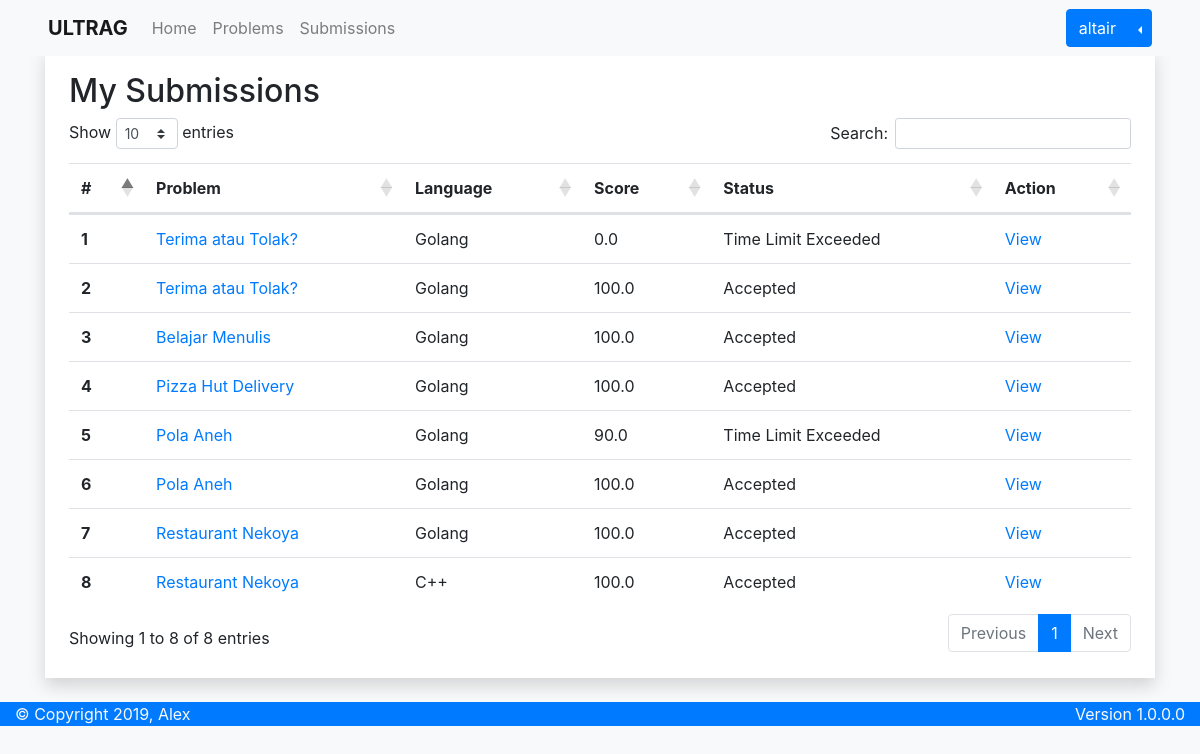
The page /submissions/my (signed in) on the database its author committed.
### apps/models.py (models this page shows, shortened)
class Submission(models.Model):
    STATUS_CHOICES = {
        ('PEN', 'Pending'),
        ('AC', 'Accepted'),
        ('WA', 'Wrong Answer'),
        ('TLE', 'Time Limit Exceeded'),
        ('RTE', 'Runtime Error'),
        ('CTE', 'Compilation Error'),
        ('ACE', 'Abort Called Error'),
        ('MLE', 'Memory Limit Exceeded'),
        ('UNE', 'Unknown Error')
    }
    user = models.ForeignKey(User, default=None, null=True, on_delete=models.DO_NOTHING)
    name = models.CharField(max_length=255)
    problem = models.ForeignKey(Problem, on_delete=models.CASCADE)
    language = models.CharField(max_length=10, editable=False, default='Unknown')
    host = models.PositiveSmallIntegerField(default=0)
    score = models.FloatField(default=0)
    status = models.CharField(max_length=3, choices=STATUS_CHOICES, default='PEN')
    date = models.DateTimeField(default=now, editable=False)

class Problem(models.Model):
    name = models.CharField(max_length=50)
    description = MartorField()
    input = MartorField()
    output = MartorField()
    constraint = MartorField()
    time = models.PositiveSmallIntegerField()
    memory = models.PositiveSmallIntegerField()
    date = models.DateTimeField(default=now, editable=False)
    def __str__(self):
        return '{}'.format(self.name)

### apps/views.py (the view)
# urls.py: path('submissions/my', views.submissions_my, name='submissions_my'),
@login_required(login_url='/login')
def submissions_my(request):
    submissions = models.Submission.objects.filter(user=request.user).order_by('-date')
    context = {
        'Title': 'ULTRAG - My Submissions',
        'Submissions': submissions
    }
    return render(request, 'apps/submissions_my.html', context)

### apps/templates/apps/submissions_my.html (shortened to what this page needs)
{% extends 'apps/base.html' %}
{% block extra-css %}
<link rel="stylesheet" href="https://cdn.datatables.net/1.10.20/css/dataTables.bootstrap4.min.css">
{% endblock extra-css %}
{% block content %}
<h2>My Submissions</h2>
<table id="submission" class="table table-hover">
	<thead>
		<tr>
			<th scope="col">#</th>
			<th scope="col">Problem</th>
			<th scope="col">Language</th>
			<th scope="col">Score</th>
			<th scope="col">Status</th>
			<th scope="col">Action</th>
		</tr>
	</thead>
	<tbody>
		{% for submission in Submissions %}
		<tr>
			<th scope="row">{{ forloop.counter }}</th>
			<td><a href="{% url 'apps:problem' submission.problem_id %}">{{ submission.problem }}</a></td>
			<td>{{ submission.language }}</td>
			<td>{{ submission.score }}</td>
			<td>{{ submission.get_status_display }}</td>
			<td><a href="{% url 'apps:submission' submission.id %}">View</a></td>
		</tr>
		{% endfor %}
	</tbody>
</table>
{% endblock content %}

### apps/templates/apps/base.html (shortened to what this page needs)
<!DOCTYPE html>
<html lang="en">
	<head>
		<link rel="stylesheet" href="https://maxcdn.bootstrapcdn.com/bootstrap/4.3.1/css/bootstrap.min.css"></link>
		{% block extra-css %}
		{% endblock extra-css %}
	</head>
	<body class="bg-light">
		<nav class="navbar navbar-expand-lg navbar-light fixed-top bg-light pl-5 pr-5">
			<a class="navbar-brand" href="{% url 'apps:index' %}">
                <strong>ULTRAG</strong>
			</a>
			<ul class="navbar-nav mr-auto">
				<li class="nav-item{% if request.resolver_match.url_name == 'index' %} active{% endif %}">
					<a class="nav-link" href="{% url 'apps:index' %}">Home</a>
				</li>
				<li class="nav-item{% if request.resolver_match.url_name == 'problems' %} active{% endif %}">
					<a class="nav-link" href="{% url 'apps:problems' %}">Problems</a>
				</li>
				<li class="nav-item{% if request.resolver_match.url_name == 'submissions' %} active{% endif %}">
					<a class="nav-link" href="{% url 'apps:submissions' %}">Submissions</a>
				</li>
			</ul>
			<ul class="navbar-nav ml-auto">
				{% if user.is_authenticated %}
				<div class="btn-group dropleft" role="group">
                    <button type="button" class="btn btn-primary">{{ user.username }}</button>
                    <button type="button" class="btn btn-primary dropdown-toggle dropdown-toggle-split" data-toggle="dropdown" aria-haspopup="true" aria-expanded="false">
                    </button>
                </div>
				{% else %}
				<li class="nav-item">
					<a class="btn btn-primary" href="{% url 'apps:login' %}" role="button">Login</a>
					<a class="btn btn-primary" href="{% url 'apps:register' %}" role="button">Register</a>
				</li>
				{% endif %}
			</ul>
		</nav>
		<div class="content pt-5">
			<div class="container">
				<div class="row">
					<div class="col">
						<div class="shadow p-4 mb-4 bg-white">
							{% block content %}
							{% endblock content %}
						</div>
					</div>
				</div>
			</div>
			<footer>
				<div class="container-fluid bg-primary text-light">
					<div class="row">
						<div class="col-auto mr-auto">
							© Copyright 2019, Alex
						</div>
						<div class="col-auto ml-auto">
							Version 1.0.0.0
						</div>
					</div>
				</div>
			</footer>
		</div>
	</body>
</html>

### rows shown on the page
Submission: problem "Terima atau Tolak?", language "Golang", score "0.0", status "Time Limit Exceeded"
Submission: problem "Terima atau Tolak?", language "Golang", score "100.0", status "Accepted"
Submission: problem "Belajar Menulis", language "Golang", score "100.0", status "Accepted"
Submission: problem "Pizza Hut Delivery", language "Golang", score "100.0", status "Accepted"
Submission: problem "Pola Aneh", language "Golang", score "90.0", status "Time Limit Exceeded"
Submission: problem "Pola Aneh", language "Golang", score "100.0", status "Accepted"
Submission: problem "Restaurant Nekoya", language "Golang", score "100.0", status "Accepted"
Submission: problem "Restaurant Nekoya", language "C++", score "100.0", status "Accepted"

### other values the page prints
{{ user.username }} "altair"
